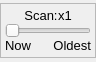
<ui version="4.0" >
 <class>ControlsWindow</class>
 <widget class="QWidget" name="ControlsWindow" >
  <property name="geometry" >
   <rect>
    <x>0</x>
    <y>0</y>
    <width>96</width>
    <height>62</height>
   </rect>
  </property>
  <property name="windowTitle" >
   <string>ControlsWindow</string>
  </property>
  <layout class="QHBoxLayout" >
   <property name="spacing" >
    <number>0</number>
   </property>
   <property name="leftMargin" >
    <number>0</number>
   </property>
   <property name="topMargin" >
    <number>0</number>
   </property>
   <property name="rightMargin" >
    <number>0</number>
   </property>
   <property name="bottomMargin" >
    <number>0</number>
   </property>
   <item>
    <widget class="QFrame" name="frame_" >
     <property name="sizePolicy" >
      <sizepolicy vsizetype="Fixed" hsizetype="Preferred" >
       <horstretch>0</horstretch>
       <verstretch>0</verstretch>
      </sizepolicy>
     </property>
     <property name="frameShape" >
      <enum>QFrame::StyledPanel</enum>
     </property>
     <property name="frameShadow" >
      <enum>QFrame::Raised</enum>
     </property>
     <layout class="QVBoxLayout" >
      <property name="spacing" >
       <number>0</number>
      </property>
      <property name="leftMargin" >
       <number>4</number>
      </property>
      <property name="topMargin" >
       <number>4</number>
      </property>
      <property name="rightMargin" >
       <number>4</number>
      </property>
      <property name="bottomMargin" >
       <number>4</number>
      </property>
      <item>
       <layout class="QHBoxLayout" >
        <item>
         <spacer>
          <property name="orientation" >
           <enum>Qt::Horizontal</enum>
          </property>
          <property name="sizeHint" >
           <size>
            <width>5</width>
            <height>5</height>
           </size>
          </property>
         </spacer>
        </item>
        <item>
         <widget class="QLabel" name="label_9" >
          <property name="font" >
           <font>
            <pointsize>10</pointsize>
           </font>
          </property>
          <property name="text" >
           <string>Scan:</string>
          </property>
          <property name="alignment" >
           <set>Qt::AlignCenter</set>
          </property>
         </widget>
        </item>
        <item>
         <widget class="QLabel" name="ageValue_" >
          <property name="sizePolicy" >
           <sizepolicy vsizetype="Preferred" hsizetype="Preferred" >
            <horstretch>0</horstretch>
            <verstretch>0</verstretch>
           </sizepolicy>
          </property>
          <property name="font" >
           <font>
            <pointsize>10</pointsize>
           </font>
          </property>
          <property name="text" >
           <string>x1</string>
          </property>
          <property name="alignment" >
           <set>Qt::AlignLeading|Qt::AlignLeft|Qt::AlignVCenter</set>
          </property>
         </widget>
        </item>
        <item>
         <spacer>
          <property name="orientation" >
           <enum>Qt::Horizontal</enum>
          </property>
          <property name="sizeHint" >
           <size>
            <width>5</width>
            <height>5</height>
           </size>
          </property>
         </spacer>
        </item>
       </layout>
      </item>
      <item>
       <widget class="QSlider" name="age_" >
        <property name="orientation" >
         <enum>Qt::Horizontal</enum>
        </property>
        <property name="tickPosition" >
         <enum>QSlider::NoTicks</enum>
        </property>
       </widget>
      </item>
      <item>
       <layout class="QHBoxLayout" >
        <item>
         <widget class="QLabel" name="cutoffMaxMin_1" >
          <property name="font" >
           <font>
            <pointsize>10</pointsize>
           </font>
          </property>
          <property name="text" >
           <string>Now</string>
          </property>
          <property name="alignment" >
           <set>Qt::AlignLeading|Qt::AlignLeft|Qt::AlignVCenter</set>
          </property>
         </widget>
        </item>
        <item>
         <widget class="QLabel" name="cutoffMaxMax_1" >
          <property name="font" >
           <font>
            <pointsize>10</pointsize>
           </font>
          </property>
          <property name="text" >
           <string>Oldest</string>
          </property>
          <property name="alignment" >
           <set>Qt::AlignRight|Qt::AlignTrailing|Qt::AlignVCenter</set>
          </property>
         </widget>
        </item>
       </layout>
      </item>
     </layout>
    </widget>
   </item>
  </layout>
 </widget>
 <resources/>
 <connections/>
</ui>
